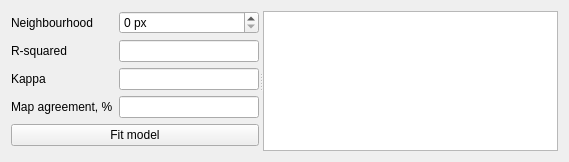
<?xml version="1.0" encoding="UTF-8"?>
<ui version="4.0">
 <class>Widget</class>
 <widget class="QWidget" name="Widget">
  <property name="geometry">
   <rect>
    <x>0</x>
    <y>0</y>
    <width>569</width>
    <height>162</height>
   </rect>
  </property>
  <property name="windowTitle">
   <string/>
  </property>
  <layout class="QVBoxLayout" name="verticalLayout">
   <item>
    <widget class="QSplitter" name="splitter">
     <property name="orientation">
      <enum>Qt::Horizontal</enum>
     </property>
     <widget class="QWidget" name="">
      <layout class="QGridLayout" name="gridLayout">
       <item row="3" column="0">
        <widget class="QLabel" name="label_4">
         <property name="text">
          <string>Map agreement, %</string>
         </property>
        </widget>
       </item>
       <item row="4" column="0" colspan="2">
        <widget class="QPushButton" name="btnFitModel">
         <property name="text">
          <string>Fit model</string>
         </property>
        </widget>
       </item>
       <item row="0" column="0">
        <widget class="QLabel" name="label">
         <property name="text">
          <string>Neighbourhood</string>
         </property>
        </widget>
       </item>
       <item row="2" column="0">
        <widget class="QLabel" name="label_3">
         <property name="text">
          <string>Kappa</string>
         </property>
        </widget>
       </item>
       <item row="0" column="1">
        <widget class="QSpinBox" name="spnNeighbourhood">
         <property name="suffix">
          <string> px</string>
         </property>
        </widget>
       </item>
       <item row="1" column="0">
        <widget class="QLabel" name="label_2">
         <property name="text">
          <string>R-squared</string>
         </property>
        </widget>
       </item>
       <item row="2" column="1">
        <widget class="QLineEdit" name="leKappa"/>
       </item>
       <item row="1" column="1">
        <widget class="QLineEdit" name="leRSquared"/>
       </item>
       <item row="3" column="1">
        <widget class="QLineEdit" name="leAgreement"/>
       </item>
       <item row="5" column="0" colspan="2">
        <spacer name="verticalSpacer">
         <property name="orientation">
          <enum>Qt::Vertical</enum>
         </property>
         <property name="sizeHint" stdset="0">
          <size>
           <width>20</width>
           <height>40</height>
          </size>
         </property>
        </spacer>
       </item>
      </layout>
     </widget>
     <widget class="QTableWidget" name="tblCoefficients"/>
    </widget>
   </item>
  </layout>
 </widget>
 <resources/>
 <connections/>
</ui>
